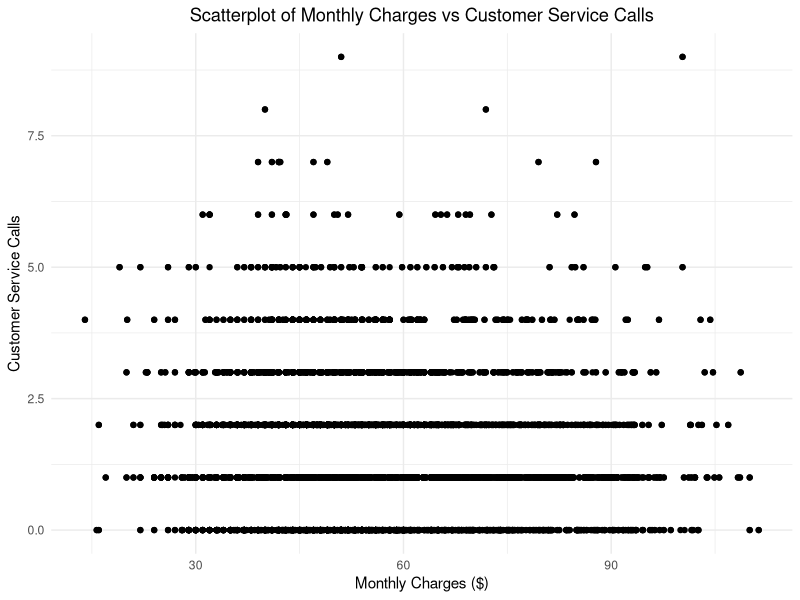
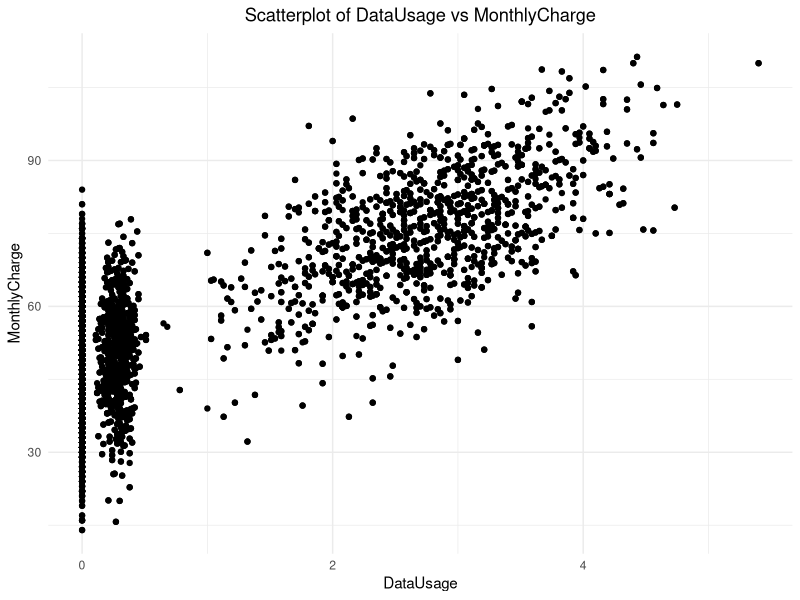
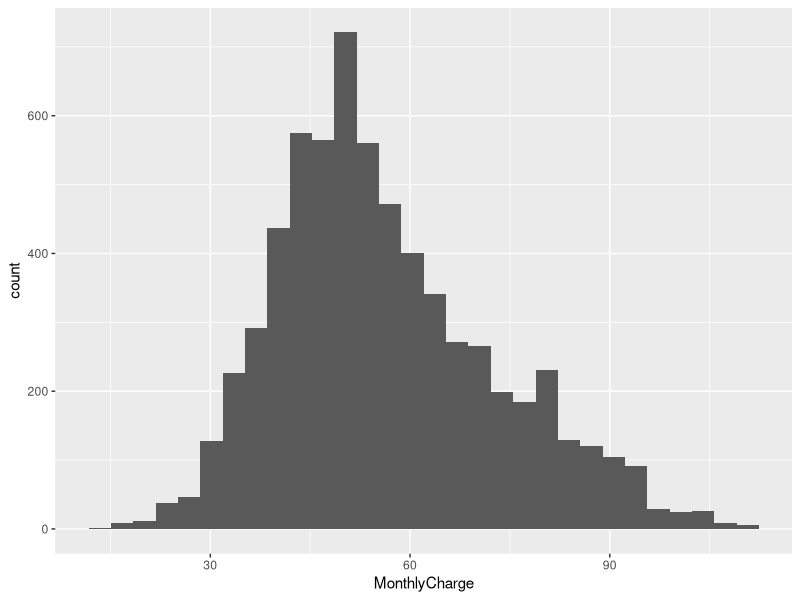
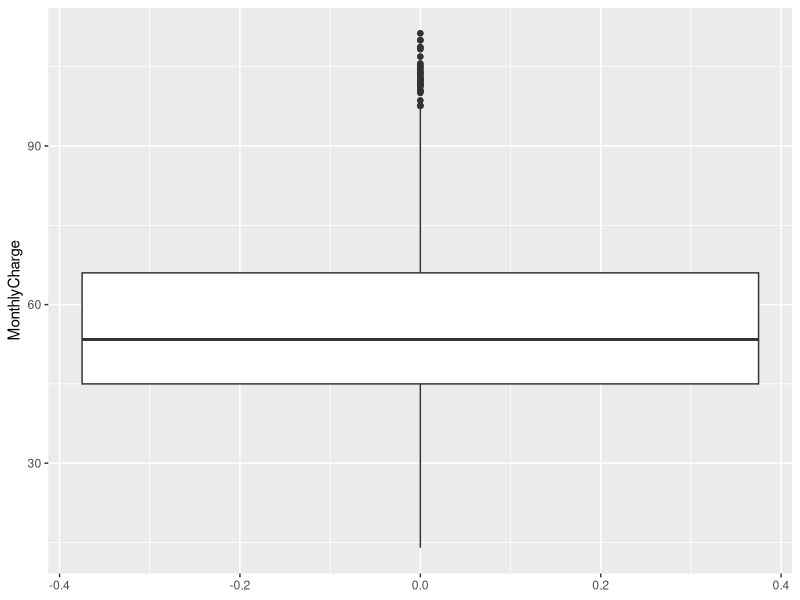

Recreate these plots in R, in order.
## ---- chunk 1
# install package if needed 
# install.packages('ggplot2')
# install.packages('tidyverse')
## ---- chunk 2
# Load R packages
library(ggplot2)
library(tidyverse)

## ---- chunk 3

churn_data <- read.csv("churn_data.csv")
head(churn_data)

## ---- chunk 4
# Look at the data
#str(customer_churn)
summary(churn_data)

## ---- chunk 5
# Calculate the correlation coefficient between 'CustServCalls' and 'MonthlyCharge' in the 'churn_data' dataset
cor(churn_data$CustServCalls, churn_data$MonthlyCharge) 

# Perform a correlation test between 'CustServCalls' and 'MonthlyCharge' in the 'churn_data' dataset.
# This test provides not only the correlation coefficient but also its statistical significance.
cor.test(churn_data$CustServCalls, churn_data$MonthlyCharge) 

## ---- chunk 6
# Load necessary libraries
library(ggplot2)
library(stats)

# Read the dataset (assuming it is in the current working directory)
churn_data <- read.csv("churn_data.csv")

# Create a scatterplot for Monthly Charges vs Customer Service Calls
ggplot(churn_data, aes(x = MonthlyCharge, y = CustServCalls)) +
  geom_point() +  # Add points
  labs(title = "Scatterplot of Monthly Charges vs Customer Service Calls",
       x = "Monthly Charges ($)",
       y = "Customer Service Calls") +
  theme_minimal() +  # Use a minimal theme
  theme(plot.title = element_text(hjust = 0.5))  # Center the title

# Conduct a correlation test
correlation_test <- cor.test(churn_data$MonthlyCharge, churn_data$CustServCalls)

# Print the results
print(correlation_test)

## ---- chunk 7
# Calculate the correlation coefficient between 'DataUsage' and 'MonthlyCharge' in the 'churn_data' dataset
cor(churn_data$DataUsage, churn_data$MonthlyCharge) 

# Perform a correlation test between 'DataUsage' and 'MonthlyCharge' in the 'churn_data' dataset.
# This test provides the correlation coefficient, along with its statistical significance, including p-value and confidence interval.
cor.test(churn_data$DataUsage, churn_data$MonthlyCharge) 
 
## ---- chunk 8

# Read the dataset (assuming it is in the current working directory)
churn_data <- read.csv("churn_data.csv")

# Create a scatterplot for Monthly Charges vs Customer Service Calls
ggplot(churn_data, aes(x = DataUsage, y = MonthlyCharge)) +
  geom_point() +  # Add points
  labs(title = "Scatterplot of DataUsage vs MonthlyCharge",
       x = "DataUsage",
       y = "MonthlyCharge") +
  theme_minimal() +  # Use a minimal theme
  theme(plot.title = element_text(hjust = 0.5))  # Center the title

# Conduct a correlation test
correlation_test <- cor.test(churn_data$DataUsage, churn_data$MonthlyCharge)

# Print the results
print(correlation_test)
## ---- chunk 9
# Load the data set
churn_data <- read_csv("churn_data.csv", show_col_types = FALSE)

# Specify the variable of interest
variable_name <- "MonthlyCharge"  # Replace with your chosen variable

# Look at the first 10 values in the specified variable
head(churn_data$MonthlyCharge, 10)

# Get summary statistics of the specified variable
summary(churn_data$MonthlyCharge)
#summary(churn_data$percollege)
# Plotting
# Set plot size
options(repr.plot.width=6, repr.plot.height=3)

# Histogram of MonthlyCharge
ggplot(churn_data, aes(MonthlyCharge)) + geom_histogram()

# Boxplot of MonthlyCharge
ggplot(churn_data, aes(MonthlyCharge)) + geom_boxplot() + coord_flip()

## ---- chunk 10
# Load the data set
churn_data <- read_csv("churn_data.csv", show_col_types = FALSE)  # Replace with the correct file path

# Prepare data for hypothesis tests
churned_customers <- subset(churn_data, Churn == 1)
overall_mean_monthly_charge <- mean(churn_data$MonthlyCharge)
customers_with_plan <- subset(churn_data, DataPlan == 1)
customers_without_plan <- subset(churn_data, DataPlan == 0)

# One-sample t-test for Question 1 at different confidence levels
t_test_result_1_90 <- t.test(churned_customers$MonthlyCharge, mu = overall_mean_monthly_charge, conf.level = 0.90)
t_test_result_1_95 <- t.test(churned_customers$MonthlyCharge, mu = overall_mean_monthly_charge, conf.level = 0.95)
t_test_result_1_99 <- t.test(churned_customers$MonthlyCharge, mu = overall_mean_monthly_charge, conf.level = 0.99)

# Print results for One Sample t-test at different confidence levels
cat("\n----------------------------------------\n")
cat("One Sample t-test at different confidence levels Results:\n")
cat("\n----------------------------------------\n")
print("One Sample t-test at 90% Confidence Level:")
print(t_test_result_1_90)

print("One Sample t-test at 95% Confidence Level:")
print(t_test_result_1_95)

print("One Sample t-test at 99% Confidence Level:")
print(t_test_result_1_99)
cat("\n----------------------------------------\n")

# Two-sample t-test for Question 2 at different confidence levels
t_test_result_2_90 <- t.test(customers_with_plan$CustServCalls, customers_without_plan$CustServCalls, equal.var = FALSE, conf.level = 0.90)
t_test_result_2_95 <- t.test(customers_with_plan$CustServCalls, customers_without_plan$CustServCalls, equal.var = FALSE, conf.level = 0.95)
t_test_result_2_99 <- t.test(customers_with_plan$CustServCalls, customers_without_plan$CustServCalls, equal.var = FALSE, conf.level = 0.99)

cat("Two Sample t-test at different confidence levels Results:\n")
cat("\n----------------------------------------\n")
# Print results for Two Sample t-test at different confidence levels
print("Welch Two Sample t-test at 90% Confidence Level:")
print(t_test_result_2_90)

print("Welch Two Sample t-test at 95% Confidence Level:")
print(t_test_result_2_95)

print("Welch Two Sample t-test at 99% Confidence Level:")
print(t_test_result_2_99)

